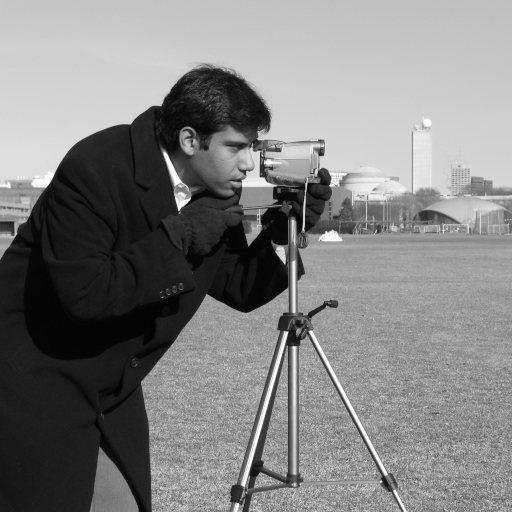
#> input picture data/camera.png, 512 x 512 px
$ python denoise.py data/camera.png out.png
#> lines starting #> are read from the running program, lines starting #| are printed output that depends on the picture; after the words box and inside, x2 and y2 are one past the last pixel; in counts of white or black regions, pixels touching at a corner belong together
#> further down, image is the input picture: shape (512, 512); min 0, max 255, mean 129.1
### src/filters.py
"""Median baselines and the classical two-stage adaptive median filter.

The adaptive algorithm is an implementation of a known method, not a new algorithm.
All neighborhoods are read from the original noisy input (no in-place feedback).
"""
import numpy as np
from numpy.lib.stride_tricks import sliding_window_view


def windows(image, size):
    if image.ndim != 2 or image.dtype != np.uint8:
        raise ValueError('Expected a 2D uint8 grayscale image')
    if size < 3 or size % 2 != 1:
        raise ValueError('Window size must be an odd integer >= 3')
    # symmetric padding repeats the boundary pixel, like scipy mode=reflect.
    return sliding_window_view(np.pad(image, size // 2, mode='symmetric'), (size, size))


def fixed_median(image, size=3):
    return np.median(windows(image, size), axis=(-2, -1)).astype(np.uint8)


# [4 lines left out: function switching_median, not called in this run]


def adaptive_median(image, max_size=7):
    """Classical stage A/B decision; fall back to median at maximum window."""
#> called with max_size = 7
    if max_size < 3 or max_size % 2 != 1:
        raise ValueError('max_size must be an odd integer >= 3')
    result = image.copy()
    unresolved = np.ones(image.shape, dtype=bool)
    for size in range(3, max_size + 1, 2):
        w = windows(image, size)
        lo, hi = w.min(axis=(-2, -1)), w.max(axis=(-2, -1))
        med = np.median(w, axis=(-2, -1)).astype(np.uint8)
        # Comparisons avoid unsigned subtraction overflow.
        ready = unresolved & (med > lo) & (med < hi)
        keep = (image > lo) & (image < hi)
        result[ready] = np.where(keep, image, med)[ready]
        unresolved[ready] = False
        if not unresolved.any():
            break
        if size == max_size:
            result[unresolved] = med[unresolved]
#> this loop made 3 passes
#> pass 1, in adaptive_median, `lo, hi = w.min(axis=(-2, -1)), w.max(axis=(-2, -1))`:
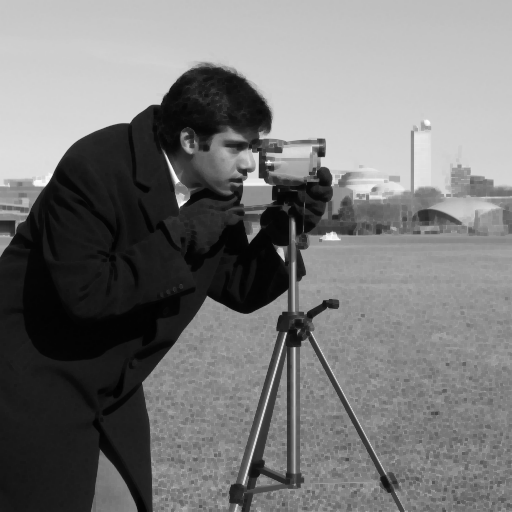
#> lo: shape (512, 512); min 0, max 255, mean 118.7
#> pass 1, in adaptive_median, `lo, hi = w.min(axis=(-2, -1)), w.max(axis=(-2, -1))`:
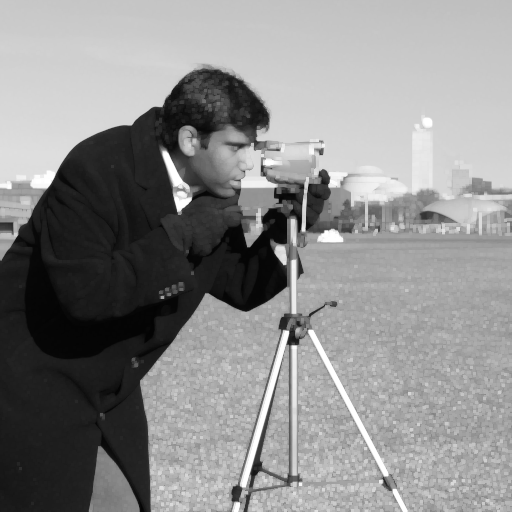
#> hi: shape (512, 512); min 3, max 255, mean 139.9
#> pass 1, in adaptive_median, `ready = unresolved & (med > lo) & (med < hi)`:
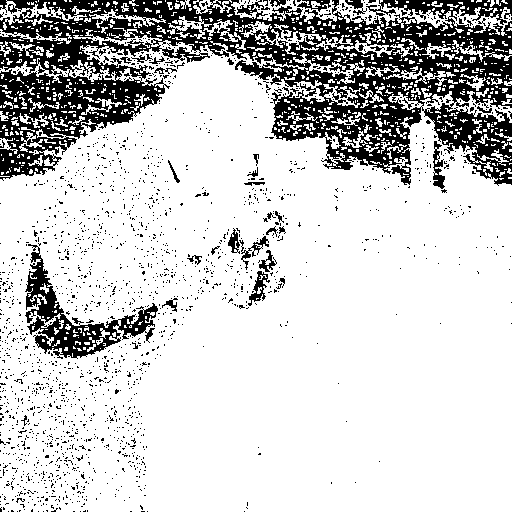
#> ready: shape (512, 512) bool; 79.6% white; 1972 black regions (1938 under 20 px), largest, box (x1, y1, x2, y2) and area: (0, 0, 512, 186) 42512, (25, 244, 158, 359) 3856, (433, 141, 445, 189) 296
#> after the loop:
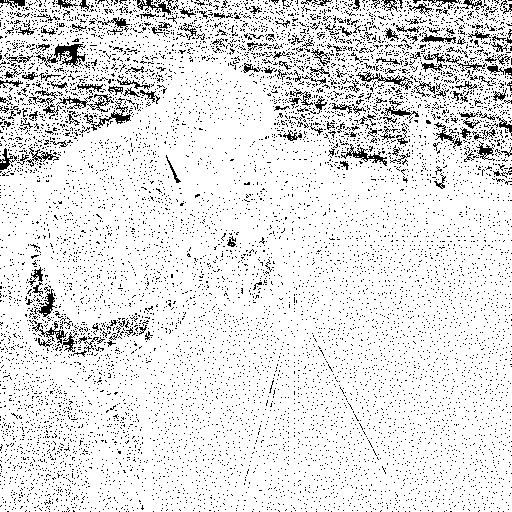
#> keep: shape (512, 512) bool; 89.1% white; black in thin lines or dots
#> after the loop:
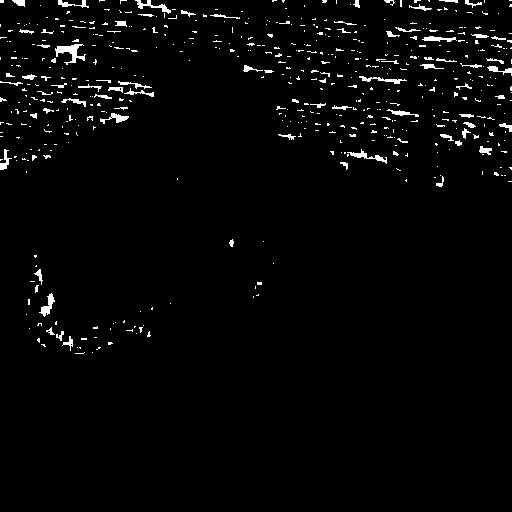
#> unresolved: shape (512, 512) bool; 2.5% white; 531 white regions (453 under 20 px), largest, box (x1, y1, x2, y2) and area: (55, 44, 86, 65) 268, (347, 149, 387, 164) 154, (135, 0, 171, 14) 152
    return result

### denoise.py
"""Process a user-supplied image using the selected median filter."""
import argparse
import numpy as np
from PIL import Image
from src.filters import fixed_median, adaptive_median, switching_median

if __name__ == '__main__':
    p = argparse.ArgumentParser()
    p.add_argument('input')
    p.add_argument('output')
    p.add_argument('--method', choices=['median3','median5','switching3','adaptive7'], default='adaptive7')
    a = p.parse_args()
    methods = {'median3': lambda x: fixed_median(x,3), 'median5': lambda x: fixed_median(x,5),
               'switching3': switching_median, 'adaptive7': adaptive_median}
    image = np.asarray(Image.open(a.input).convert('L'))
    Image.fromarray(methods[a.method](image)).save(a.output)
